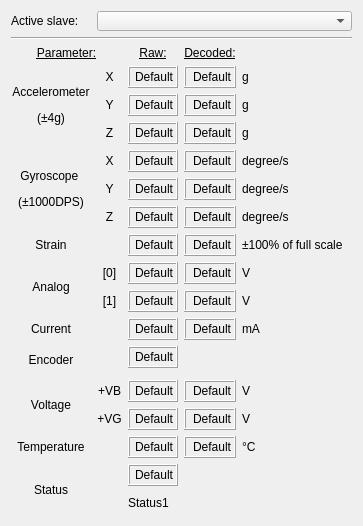
<?xml version="1.0" encoding="UTF-8"?>
<ui version="4.0">
 <class>W_Execute</class>
 <widget class="QWidget" name="W_Execute">
  <property name="geometry">
   <rect>
    <x>0</x>
    <y>0</y>
    <width>359</width>
    <height>523</height>
   </rect>
  </property>
  <property name="sizePolicy">
   <sizepolicy hsizetype="Expanding" vsizetype="Expanding">
    <horstretch>0</horstretch>
    <verstretch>0</verstretch>
   </sizepolicy>
  </property>
  <property name="minimumSize">
   <size>
    <width>0</width>
    <height>0</height>
   </size>
  </property>
  <property name="baseSize">
   <size>
    <width>0</width>
    <height>0</height>
   </size>
  </property>
  <property name="windowTitle">
   <string>Form</string>
  </property>
  <layout class="QVBoxLayout" name="verticalLayout">
   <item>
    <layout class="QGridLayout" name="gridLayout_2">
     <property name="sizeConstraint">
      <enum>QLayout::SetDefaultConstraint</enum>
     </property>
     <property name="leftMargin">
      <number>0</number>
     </property>
     <property name="horizontalSpacing">
      <number>6</number>
     </property>
     <item row="3" column="3">
      <widget class="QLabel" name="disp_accx_d">
       <property name="minimumSize">
        <size>
         <width>50</width>
         <height>22</height>
        </size>
       </property>
       <property name="maximumSize">
        <size>
         <width>200</width>
         <height>16777215</height>
        </size>
       </property>
       <property name="baseSize">
        <size>
         <width>50</width>
         <height>0</height>
        </size>
       </property>
       <property name="autoFillBackground">
        <bool>false</bool>
       </property>
       <property name="frameShape">
        <enum>QFrame::Box</enum>
       </property>
       <property name="frameShadow">
        <enum>QFrame::Raised</enum>
       </property>
       <property name="lineWidth">
        <number>1</number>
       </property>
       <property name="text">
        <string>Default</string>
       </property>
       <property name="alignment">
        <set>Qt::AlignRight|Qt::AlignTrailing|Qt::AlignVCenter</set>
       </property>
      </widget>
     </item>
     <item row="3" column="1">
      <widget class="QLabel" name="label_2">
       <property name="sizePolicy">
        <sizepolicy hsizetype="Fixed" vsizetype="Preferred">
         <horstretch>0</horstretch>
         <verstretch>0</verstretch>
        </sizepolicy>
       </property>
       <property name="minimumSize">
        <size>
         <width>25</width>
         <height>0</height>
        </size>
       </property>
       <property name="maximumSize">
        <size>
         <width>25</width>
         <height>16777215</height>
        </size>
       </property>
       <property name="text">
        <string>X</string>
       </property>
       <property name="alignment">
        <set>Qt::AlignCenter</set>
       </property>
      </widget>
     </item>
     <item row="2" column="2">
      <widget class="QLabel" name="label_21">
       <property name="sizePolicy">
        <sizepolicy hsizetype="Minimum" vsizetype="Preferred">
         <horstretch>0</horstretch>
         <verstretch>0</verstretch>
        </sizepolicy>
       </property>
       <property name="minimumSize">
        <size>
         <width>50</width>
         <height>0</height>
        </size>
       </property>
       <property name="text">
        <string>&lt;html&gt;&lt;head/&gt;&lt;body&gt;&lt;p&gt;&lt;span style=&quot; text-decoration: underline;&quot;&gt;Raw:&lt;/span&gt;&lt;/p&gt;&lt;/body&gt;&lt;/html&gt;</string>
       </property>
       <property name="alignment">
        <set>Qt::AlignCenter</set>
       </property>
      </widget>
     </item>
     <item row="2" column="3">
      <widget class="QLabel" name="label_28">
       <property name="text">
        <string>&lt;html&gt;&lt;head/&gt;&lt;body&gt;&lt;p&gt;&lt;span style=&quot; text-decoration: underline;&quot;&gt;Decoded:&lt;/span&gt;&lt;/p&gt;&lt;/body&gt;&lt;/html&gt;</string>
       </property>
       <property name="alignment">
        <set>Qt::AlignCenter</set>
       </property>
      </widget>
     </item>
     <item row="4" column="4">
      <widget class="QLabel" name="label_imu_a_y">
       <property name="text">
        <string>g</string>
       </property>
      </widget>
     </item>
     <item row="5" column="1">
      <widget class="QLabel" name="label_6">
       <property name="minimumSize">
        <size>
         <width>20</width>
         <height>0</height>
        </size>
       </property>
       <property name="text">
        <string>Z</string>
       </property>
       <property name="alignment">
        <set>Qt::AlignCenter</set>
       </property>
      </widget>
     </item>
     <item row="4" column="1">
      <widget class="QLabel" name="label_5">
       <property name="minimumSize">
        <size>
         <width>20</width>
         <height>0</height>
        </size>
       </property>
       <property name="text">
        <string>Y</string>
       </property>
       <property name="alignment">
        <set>Qt::AlignCenter</set>
       </property>
      </widget>
     </item>
     <item row="5" column="4">
      <widget class="QLabel" name="label_imu_a_z">
       <property name="text">
        <string>g</string>
       </property>
      </widget>
     </item>
     <item row="4" column="3">
      <widget class="QLabel" name="disp_accy_d">
       <property name="minimumSize">
        <size>
         <width>50</width>
         <height>22</height>
        </size>
       </property>
       <property name="maximumSize">
        <size>
         <width>200</width>
         <height>16777215</height>
        </size>
       </property>
       <property name="baseSize">
        <size>
         <width>50</width>
         <height>0</height>
        </size>
       </property>
       <property name="autoFillBackground">
        <bool>false</bool>
       </property>
       <property name="frameShape">
        <enum>QFrame::Box</enum>
       </property>
       <property name="frameShadow">
        <enum>QFrame::Raised</enum>
       </property>
       <property name="lineWidth">
        <number>1</number>
       </property>
       <property name="text">
        <string>Default</string>
       </property>
       <property name="alignment">
        <set>Qt::AlignRight|Qt::AlignTrailing|Qt::AlignVCenter</set>
       </property>
      </widget>
     </item>
     <item row="3" column="2">
      <widget class="QLabel" name="disp_accx">
       <property name="minimumSize">
        <size>
         <width>50</width>
         <height>22</height>
        </size>
       </property>
       <property name="maximumSize">
        <size>
         <width>200</width>
         <height>16777215</height>
        </size>
       </property>
       <property name="baseSize">
        <size>
         <width>50</width>
         <height>0</height>
        </size>
       </property>
       <property name="autoFillBackground">
        <bool>false</bool>
       </property>
       <property name="frameShape">
        <enum>QFrame::Box</enum>
       </property>
       <property name="frameShadow">
        <enum>QFrame::Raised</enum>
       </property>
       <property name="lineWidth">
        <number>1</number>
       </property>
       <property name="text">
        <string>Default</string>
       </property>
       <property name="alignment">
        <set>Qt::AlignRight|Qt::AlignTrailing|Qt::AlignVCenter</set>
       </property>
      </widget>
     </item>
     <item row="6" column="0" rowspan="3">
      <widget class="QLabel" name="label_10">
       <property name="minimumSize">
        <size>
         <width>80</width>
         <height>0</height>
        </size>
       </property>
       <property name="layoutDirection">
        <enum>Qt::LeftToRight</enum>
       </property>
       <property name="text">
        <string>&lt;html&gt;&lt;head/&gt;&lt;body&gt;&lt;p&gt;Gyroscope &lt;/p&gt;&lt;p&gt;(±1000DPS)&lt;/p&gt;&lt;/body&gt;&lt;/html&gt;</string>
       </property>
       <property name="alignment">
        <set>Qt::AlignCenter</set>
       </property>
      </widget>
     </item>
     <item row="6" column="1">
      <widget class="QLabel" name="label_8">
       <property name="minimumSize">
        <size>
         <width>20</width>
         <height>0</height>
        </size>
       </property>
       <property name="text">
        <string>X</string>
       </property>
       <property name="alignment">
        <set>Qt::AlignCenter</set>
       </property>
      </widget>
     </item>
     <item row="17" column="0">
      <widget class="QLabel" name="label_43">
       <property name="minimumSize">
        <size>
         <width>80</width>
         <height>0</height>
        </size>
       </property>
       <property name="layoutDirection">
        <enum>Qt::LeftToRight</enum>
       </property>
       <property name="text">
        <string>Temperature</string>
       </property>
       <property name="alignment">
        <set>Qt::AlignCenter</set>
       </property>
      </widget>
     </item>
     <item row="1" column="0" colspan="5">
      <widget class="Line" name="line">
       <property name="orientation">
        <enum>Qt::Horizontal</enum>
       </property>
      </widget>
     </item>
     <item row="16" column="1">
      <widget class="QLabel" name="label_40">
       <property name="minimumSize">
        <size>
         <width>20</width>
         <height>0</height>
        </size>
       </property>
       <property name="layoutDirection">
        <enum>Qt::LeftToRight</enum>
       </property>
       <property name="text">
        <string>+VG</string>
       </property>
       <property name="alignment">
        <set>Qt::AlignCenter</set>
       </property>
      </widget>
     </item>
     <item row="16" column="3">
      <widget class="QLabel" name="disp_vg_d">
       <property name="minimumSize">
        <size>
         <width>50</width>
         <height>22</height>
        </size>
       </property>
       <property name="maximumSize">
        <size>
         <width>200</width>
         <height>16777215</height>
        </size>
       </property>
       <property name="baseSize">
        <size>
         <width>50</width>
         <height>0</height>
        </size>
       </property>
       <property name="autoFillBackground">
        <bool>false</bool>
       </property>
       <property name="frameShape">
        <enum>QFrame::Box</enum>
       </property>
       <property name="frameShadow">
        <enum>QFrame::Raised</enum>
       </property>
       <property name="lineWidth">
        <number>1</number>
       </property>
       <property name="text">
        <string>Default</string>
       </property>
       <property name="alignment">
        <set>Qt::AlignRight|Qt::AlignTrailing|Qt::AlignVCenter</set>
       </property>
      </widget>
     </item>
     <item row="17" column="2">
      <widget class="QLabel" name="disp_temp">
       <property name="minimumSize">
        <size>
         <width>50</width>
         <height>22</height>
        </size>
       </property>
       <property name="maximumSize">
        <size>
         <width>200</width>
         <height>16777215</height>
        </size>
       </property>
       <property name="baseSize">
        <size>
         <width>50</width>
         <height>0</height>
        </size>
       </property>
       <property name="autoFillBackground">
        <bool>false</bool>
       </property>
       <property name="frameShape">
        <enum>QFrame::Box</enum>
       </property>
       <property name="frameShadow">
        <enum>QFrame::Raised</enum>
       </property>
       <property name="lineWidth">
        <number>1</number>
       </property>
       <property name="text">
        <string>Default</string>
       </property>
       <property name="alignment">
        <set>Qt::AlignRight|Qt::AlignTrailing|Qt::AlignVCenter</set>
       </property>
      </widget>
     </item>
     <item row="17" column="3">
      <widget class="QLabel" name="disp_temp_d">
       <property name="minimumSize">
        <size>
         <width>50</width>
         <height>22</height>
        </size>
       </property>
       <property name="maximumSize">
        <size>
         <width>200</width>
         <height>16777215</height>
        </size>
       </property>
       <property name="baseSize">
        <size>
         <width>50</width>
         <height>0</height>
        </size>
       </property>
       <property name="autoFillBackground">
        <bool>false</bool>
       </property>
       <property name="frameShape">
        <enum>QFrame::Box</enum>
       </property>
       <property name="frameShadow">
        <enum>QFrame::Raised</enum>
       </property>
       <property name="lineWidth">
        <number>1</number>
       </property>
       <property name="text">
        <string>Default</string>
       </property>
       <property name="alignment">
        <set>Qt::AlignRight|Qt::AlignTrailing|Qt::AlignVCenter</set>
       </property>
      </widget>
     </item>
     <item row="16" column="2">
      <widget class="QLabel" name="disp_vg">
       <property name="minimumSize">
        <size>
         <width>50</width>
         <height>22</height>
        </size>
       </property>
       <property name="maximumSize">
        <size>
         <width>200</width>
         <height>16777215</height>
        </size>
       </property>
       <property name="baseSize">
        <size>
         <width>50</width>
         <height>0</height>
        </size>
       </property>
       <property name="autoFillBackground">
        <bool>false</bool>
       </property>
       <property name="frameShape">
        <enum>QFrame::Box</enum>
       </property>
       <property name="frameShadow">
        <enum>QFrame::Raised</enum>
       </property>
       <property name="lineWidth">
        <number>1</number>
       </property>
       <property name="text">
        <string>Default</string>
       </property>
       <property name="alignment">
        <set>Qt::AlignRight|Qt::AlignTrailing|Qt::AlignVCenter</set>
       </property>
      </widget>
     </item>
     <item row="18" column="0" rowspan="2">
      <widget class="QLabel" name="label_15">
       <property name="minimumSize">
        <size>
         <width>80</width>
         <height>0</height>
        </size>
       </property>
       <property name="layoutDirection">
        <enum>Qt::LeftToRight</enum>
       </property>
       <property name="text">
        <string>Status</string>
       </property>
       <property name="alignment">
        <set>Qt::AlignCenter</set>
       </property>
      </widget>
     </item>
     <item row="18" column="2">
      <widget class="QLabel" name="disp_stat1">
       <property name="minimumSize">
        <size>
         <width>50</width>
         <height>22</height>
        </size>
       </property>
       <property name="maximumSize">
        <size>
         <width>200</width>
         <height>16777215</height>
        </size>
       </property>
       <property name="baseSize">
        <size>
         <width>50</width>
         <height>0</height>
        </size>
       </property>
       <property name="autoFillBackground">
        <bool>false</bool>
       </property>
       <property name="frameShape">
        <enum>QFrame::Box</enum>
       </property>
       <property name="frameShadow">
        <enum>QFrame::Raised</enum>
       </property>
       <property name="lineWidth">
        <number>1</number>
       </property>
       <property name="text">
        <string>Default</string>
       </property>
       <property name="alignment">
        <set>Qt::AlignRight|Qt::AlignTrailing|Qt::AlignVCenter</set>
       </property>
      </widget>
     </item>
     <item row="19" column="2" colspan="2">
      <widget class="QLabel" name="label_status1">
       <property name="minimumSize">
        <size>
         <width>0</width>
         <height>23</height>
        </size>
       </property>
       <property name="text">
        <string>&lt;html&gt;&lt;head/&gt;&lt;body&gt;&lt;p&gt;Status1&lt;/p&gt;&lt;/body&gt;&lt;/html&gt;</string>
       </property>
      </widget>
     </item>
     <item row="17" column="4">
      <widget class="QLabel" name="label_44">
       <property name="text">
        <string>°C</string>
       </property>
      </widget>
     </item>
     <item row="4" column="2">
      <widget class="QLabel" name="disp_accy">
       <property name="minimumSize">
        <size>
         <width>50</width>
         <height>22</height>
        </size>
       </property>
       <property name="maximumSize">
        <size>
         <width>200</width>
         <height>16777215</height>
        </size>
       </property>
       <property name="baseSize">
        <size>
         <width>50</width>
         <height>0</height>
        </size>
       </property>
       <property name="autoFillBackground">
        <bool>false</bool>
       </property>
       <property name="frameShape">
        <enum>QFrame::Box</enum>
       </property>
       <property name="frameShadow">
        <enum>QFrame::Raised</enum>
       </property>
       <property name="lineWidth">
        <number>1</number>
       </property>
       <property name="text">
        <string>Default</string>
       </property>
       <property name="alignment">
        <set>Qt::AlignRight|Qt::AlignTrailing|Qt::AlignVCenter</set>
       </property>
      </widget>
     </item>
     <item row="5" column="2">
      <widget class="QLabel" name="disp_accz">
       <property name="minimumSize">
        <size>
         <width>50</width>
         <height>22</height>
        </size>
       </property>
       <property name="maximumSize">
        <size>
         <width>200</width>
         <height>16777215</height>
        </size>
       </property>
       <property name="baseSize">
        <size>
         <width>50</width>
         <height>0</height>
        </size>
       </property>
       <property name="autoFillBackground">
        <bool>false</bool>
       </property>
       <property name="frameShape">
        <enum>QFrame::Box</enum>
       </property>
       <property name="frameShadow">
        <enum>QFrame::Raised</enum>
       </property>
       <property name="lineWidth">
        <number>1</number>
       </property>
       <property name="text">
        <string>Default</string>
       </property>
       <property name="alignment">
        <set>Qt::AlignRight|Qt::AlignTrailing|Qt::AlignVCenter</set>
       </property>
      </widget>
     </item>
     <item row="5" column="3">
      <widget class="QLabel" name="disp_accz_d">
       <property name="minimumSize">
        <size>
         <width>50</width>
         <height>22</height>
        </size>
       </property>
       <property name="maximumSize">
        <size>
         <width>200</width>
         <height>16777215</height>
        </size>
       </property>
       <property name="baseSize">
        <size>
         <width>50</width>
         <height>0</height>
        </size>
       </property>
       <property name="autoFillBackground">
        <bool>false</bool>
       </property>
       <property name="frameShape">
        <enum>QFrame::Box</enum>
       </property>
       <property name="frameShadow">
        <enum>QFrame::Raised</enum>
       </property>
       <property name="lineWidth">
        <number>1</number>
       </property>
       <property name="text">
        <string>Default</string>
       </property>
       <property name="alignment">
        <set>Qt::AlignRight|Qt::AlignTrailing|Qt::AlignVCenter</set>
       </property>
      </widget>
     </item>
     <item row="0" column="0">
      <widget class="QLabel" name="label_3">
       <property name="text">
        <string>Active slave:</string>
       </property>
      </widget>
     </item>
     <item row="3" column="4">
      <widget class="QLabel" name="label_imu_a_x">
       <property name="sizePolicy">
        <sizepolicy hsizetype="Fixed" vsizetype="Preferred">
         <horstretch>0</horstretch>
         <verstretch>0</verstretch>
        </sizepolicy>
       </property>
       <property name="minimumSize">
        <size>
         <width>110</width>
         <height>0</height>
        </size>
       </property>
       <property name="maximumSize">
        <size>
         <width>110</width>
         <height>16777215</height>
        </size>
       </property>
       <property name="text">
        <string>&lt;html&gt;&lt;head/&gt;&lt;body&gt;&lt;p&gt;g&lt;/p&gt;&lt;/body&gt;&lt;/html&gt;</string>
       </property>
      </widget>
     </item>
     <item row="6" column="2">
      <widget class="QLabel" name="disp_gyrox">
       <property name="minimumSize">
        <size>
         <width>50</width>
         <height>22</height>
        </size>
       </property>
       <property name="maximumSize">
        <size>
         <width>200</width>
         <height>16777215</height>
        </size>
       </property>
       <property name="baseSize">
        <size>
         <width>50</width>
         <height>0</height>
        </size>
       </property>
       <property name="autoFillBackground">
        <bool>false</bool>
       </property>
       <property name="frameShape">
        <enum>QFrame::Box</enum>
       </property>
       <property name="frameShadow">
        <enum>QFrame::Raised</enum>
       </property>
       <property name="lineWidth">
        <number>1</number>
       </property>
       <property name="text">
        <string>Default</string>
       </property>
       <property name="alignment">
        <set>Qt::AlignRight|Qt::AlignTrailing|Qt::AlignVCenter</set>
       </property>
      </widget>
     </item>
     <item row="10" column="4">
      <widget class="QLabel" name="label_37">
       <property name="text">
        <string>V</string>
       </property>
      </widget>
     </item>
     <item row="11" column="1">
      <widget class="QLabel" name="label_107">
       <property name="minimumSize">
        <size>
         <width>20</width>
         <height>0</height>
        </size>
       </property>
       <property name="layoutDirection">
        <enum>Qt::LeftToRight</enum>
       </property>
       <property name="text">
        <string>[1]</string>
       </property>
       <property name="alignment">
        <set>Qt::AlignCenter</set>
       </property>
      </widget>
     </item>
     <item row="3" column="0" rowspan="3">
      <widget class="QLabel" name="label">
       <property name="sizePolicy">
        <sizepolicy hsizetype="Fixed" vsizetype="Preferred">
         <horstretch>0</horstretch>
         <verstretch>0</verstretch>
        </sizepolicy>
       </property>
       <property name="minimumSize">
        <size>
         <width>80</width>
         <height>0</height>
        </size>
       </property>
       <property name="maximumSize">
        <size>
         <width>80</width>
         <height>16777215</height>
        </size>
       </property>
       <property name="layoutDirection">
        <enum>Qt::LeftToRight</enum>
       </property>
       <property name="text">
        <string>&lt;html&gt;&lt;head/&gt;&lt;body&gt;&lt;p&gt;Accelerometer&lt;/p&gt;&lt;p&gt;(±4g)&lt;/p&gt;&lt;/body&gt;&lt;/html&gt;</string>
       </property>
       <property name="alignment">
        <set>Qt::AlignCenter</set>
       </property>
      </widget>
     </item>
     <item row="12" column="3">
      <widget class="QLabel" name="disp_current_d">
       <property name="minimumSize">
        <size>
         <width>50</width>
         <height>22</height>
        </size>
       </property>
       <property name="maximumSize">
        <size>
         <width>200</width>
         <height>16777215</height>
        </size>
       </property>
       <property name="baseSize">
        <size>
         <width>50</width>
         <height>0</height>
        </size>
       </property>
       <property name="autoFillBackground">
        <bool>false</bool>
       </property>
       <property name="frameShape">
        <enum>QFrame::Box</enum>
       </property>
       <property name="frameShadow">
        <enum>QFrame::Raised</enum>
       </property>
       <property name="lineWidth">
        <number>1</number>
       </property>
       <property name="text">
        <string>Default</string>
       </property>
       <property name="alignment">
        <set>Qt::AlignRight|Qt::AlignTrailing|Qt::AlignVCenter</set>
       </property>
      </widget>
     </item>
     <item row="12" column="4">
      <widget class="QLabel" name="label_4">
       <property name="text">
        <string>mA</string>
       </property>
      </widget>
     </item>
     <item row="15" column="0" rowspan="2">
      <widget class="QLabel" name="label_38">
       <property name="minimumSize">
        <size>
         <width>80</width>
         <height>0</height>
        </size>
       </property>
       <property name="layoutDirection">
        <enum>Qt::LeftToRight</enum>
       </property>
       <property name="text">
        <string>Voltage</string>
       </property>
       <property name="alignment">
        <set>Qt::AlignCenter</set>
       </property>
      </widget>
     </item>
     <item row="8" column="3">
      <widget class="QLabel" name="disp_gyroz_d">
       <property name="minimumSize">
        <size>
         <width>50</width>
         <height>22</height>
        </size>
       </property>
       <property name="maximumSize">
        <size>
         <width>200</width>
         <height>16777215</height>
        </size>
       </property>
       <property name="baseSize">
        <size>
         <width>50</width>
         <height>0</height>
        </size>
       </property>
       <property name="autoFillBackground">
        <bool>false</bool>
       </property>
       <property name="frameShape">
        <enum>QFrame::Box</enum>
       </property>
       <property name="frameShadow">
        <enum>QFrame::Raised</enum>
       </property>
       <property name="lineWidth">
        <number>1</number>
       </property>
       <property name="text">
        <string>Default</string>
       </property>
       <property name="alignment">
        <set>Qt::AlignRight|Qt::AlignTrailing|Qt::AlignVCenter</set>
       </property>
      </widget>
     </item>
     <item row="9" column="3">
      <widget class="QLabel" name="disp_strain_d">
       <property name="minimumSize">
        <size>
         <width>50</width>
         <height>22</height>
        </size>
       </property>
       <property name="maximumSize">
        <size>
         <width>200</width>
         <height>16777215</height>
        </size>
       </property>
       <property name="baseSize">
        <size>
         <width>50</width>
         <height>0</height>
        </size>
       </property>
       <property name="autoFillBackground">
        <bool>false</bool>
       </property>
       <property name="frameShape">
        <enum>QFrame::Box</enum>
       </property>
       <property name="frameShadow">
        <enum>QFrame::Raised</enum>
       </property>
       <property name="lineWidth">
        <number>1</number>
       </property>
       <property name="text">
        <string>Default</string>
       </property>
       <property name="alignment">
        <set>Qt::AlignRight|Qt::AlignTrailing|Qt::AlignVCenter</set>
       </property>
      </widget>
     </item>
     <item row="10" column="2">
      <widget class="QLabel" name="disp_ana">
       <property name="minimumSize">
        <size>
         <width>50</width>
         <height>22</height>
        </size>
       </property>
       <property name="maximumSize">
        <size>
         <width>200</width>
         <height>16777215</height>
        </size>
       </property>
       <property name="baseSize">
        <size>
         <width>50</width>
         <height>0</height>
        </size>
       </property>
       <property name="autoFillBackground">
        <bool>false</bool>
       </property>
       <property name="frameShape">
        <enum>QFrame::Box</enum>
       </property>
       <property name="frameShadow">
        <enum>QFrame::Raised</enum>
       </property>
       <property name="lineWidth">
        <number>1</number>
       </property>
       <property name="text">
        <string>Default</string>
       </property>
       <property name="alignment">
        <set>Qt::AlignRight|Qt::AlignTrailing|Qt::AlignVCenter</set>
       </property>
      </widget>
     </item>
     <item row="8" column="2">
      <widget class="QLabel" name="disp_gyroz">
       <property name="minimumSize">
        <size>
         <width>50</width>
         <height>22</height>
        </size>
       </property>
       <property name="maximumSize">
        <size>
         <width>200</width>
         <height>16777215</height>
        </size>
       </property>
       <property name="baseSize">
        <size>
         <width>50</width>
         <height>0</height>
        </size>
       </property>
       <property name="autoFillBackground">
        <bool>false</bool>
       </property>
       <property name="frameShape">
        <enum>QFrame::Box</enum>
       </property>
       <property name="frameShadow">
        <enum>QFrame::Raised</enum>
       </property>
       <property name="lineWidth">
        <number>1</number>
       </property>
       <property name="text">
        <string>Default</string>
       </property>
       <property name="alignment">
        <set>Qt::AlignRight|Qt::AlignTrailing|Qt::AlignVCenter</set>
       </property>
      </widget>
     </item>
     <item row="15" column="1">
      <widget class="QLabel" name="label_39">
       <property name="minimumSize">
        <size>
         <width>20</width>
         <height>0</height>
        </size>
       </property>
       <property name="layoutDirection">
        <enum>Qt::LeftToRight</enum>
       </property>
       <property name="text">
        <string>+VB</string>
       </property>
       <property name="alignment">
        <set>Qt::AlignCenter</set>
       </property>
      </widget>
     </item>
     <item row="10" column="3">
      <widget class="QLabel" name="disp_ana_d">
       <property name="minimumSize">
        <size>
         <width>50</width>
         <height>22</height>
        </size>
       </property>
       <property name="maximumSize">
        <size>
         <width>200</width>
         <height>16777215</height>
        </size>
       </property>
       <property name="baseSize">
        <size>
         <width>50</width>
         <height>0</height>
        </size>
       </property>
       <property name="autoFillBackground">
        <bool>false</bool>
       </property>
       <property name="frameShape">
        <enum>QFrame::Box</enum>
       </property>
       <property name="frameShadow">
        <enum>QFrame::Raised</enum>
       </property>
       <property name="lineWidth">
        <number>1</number>
       </property>
       <property name="text">
        <string>Default</string>
       </property>
       <property name="alignment">
        <set>Qt::AlignRight|Qt::AlignTrailing|Qt::AlignVCenter</set>
       </property>
      </widget>
     </item>
     <item row="15" column="2">
      <widget class="QLabel" name="disp_vb">
       <property name="minimumSize">
        <size>
         <width>50</width>
         <height>22</height>
        </size>
       </property>
       <property name="maximumSize">
        <size>
         <width>200</width>
         <height>16777215</height>
        </size>
       </property>
       <property name="baseSize">
        <size>
         <width>50</width>
         <height>0</height>
        </size>
       </property>
       <property name="autoFillBackground">
        <bool>false</bool>
       </property>
       <property name="frameShape">
        <enum>QFrame::Box</enum>
       </property>
       <property name="frameShadow">
        <enum>QFrame::Raised</enum>
       </property>
       <property name="lineWidth">
        <number>1</number>
       </property>
       <property name="text">
        <string>Default</string>
       </property>
       <property name="alignment">
        <set>Qt::AlignRight|Qt::AlignTrailing|Qt::AlignVCenter</set>
       </property>
      </widget>
     </item>
     <item row="7" column="3">
      <widget class="QLabel" name="disp_gyroy_d">
       <property name="minimumSize">
        <size>
         <width>50</width>
         <height>22</height>
        </size>
       </property>
       <property name="maximumSize">
        <size>
         <width>200</width>
         <height>16777215</height>
        </size>
       </property>
       <property name="baseSize">
        <size>
         <width>50</width>
         <height>0</height>
        </size>
       </property>
       <property name="autoFillBackground">
        <bool>false</bool>
       </property>
       <property name="frameShape">
        <enum>QFrame::Box</enum>
       </property>
       <property name="frameShadow">
        <enum>QFrame::Raised</enum>
       </property>
       <property name="lineWidth">
        <number>1</number>
       </property>
       <property name="text">
        <string>Default</string>
       </property>
       <property name="alignment">
        <set>Qt::AlignRight|Qt::AlignTrailing|Qt::AlignVCenter</set>
       </property>
      </widget>
     </item>
     <item row="6" column="3">
      <widget class="QLabel" name="disp_gyrox_d">
       <property name="minimumSize">
        <size>
         <width>50</width>
         <height>22</height>
        </size>
       </property>
       <property name="maximumSize">
        <size>
         <width>200</width>
         <height>16777215</height>
        </size>
       </property>
       <property name="baseSize">
        <size>
         <width>50</width>
         <height>0</height>
        </size>
       </property>
       <property name="autoFillBackground">
        <bool>false</bool>
       </property>
       <property name="frameShape">
        <enum>QFrame::Box</enum>
       </property>
       <property name="frameShadow">
        <enum>QFrame::Raised</enum>
       </property>
       <property name="lineWidth">
        <number>1</number>
       </property>
       <property name="text">
        <string>Default</string>
       </property>
       <property name="alignment">
        <set>Qt::AlignRight|Qt::AlignTrailing|Qt::AlignVCenter</set>
       </property>
      </widget>
     </item>
     <item row="9" column="4">
      <widget class="QLabel" name="label_strain">
       <property name="text">
        <string>&lt;html&gt;&lt;head/&gt;&lt;body&gt;&lt;p&gt;±100% of full scale&lt;/p&gt;&lt;/body&gt;&lt;/html&gt;</string>
       </property>
      </widget>
     </item>
     <item row="11" column="3">
      <widget class="QLabel" name="disp_ana1_d">
       <property name="minimumSize">
        <size>
         <width>50</width>
         <height>22</height>
        </size>
       </property>
       <property name="maximumSize">
        <size>
         <width>200</width>
         <height>16777215</height>
        </size>
       </property>
       <property name="baseSize">
        <size>
         <width>50</width>
         <height>0</height>
        </size>
       </property>
       <property name="autoFillBackground">
        <bool>false</bool>
       </property>
       <property name="frameShape">
        <enum>QFrame::Box</enum>
       </property>
       <property name="frameShadow">
        <enum>QFrame::Raised</enum>
       </property>
       <property name="lineWidth">
        <number>1</number>
       </property>
       <property name="text">
        <string>Default</string>
       </property>
       <property name="alignment">
        <set>Qt::AlignRight|Qt::AlignTrailing|Qt::AlignVCenter</set>
       </property>
      </widget>
     </item>
     <item row="10" column="0" rowspan="2">
      <widget class="QLabel" name="label_12">
       <property name="minimumSize">
        <size>
         <width>80</width>
         <height>0</height>
        </size>
       </property>
       <property name="layoutDirection">
        <enum>Qt::LeftToRight</enum>
       </property>
       <property name="text">
        <string>Analog</string>
       </property>
       <property name="alignment">
        <set>Qt::AlignCenter</set>
       </property>
      </widget>
     </item>
     <item row="6" column="4">
      <widget class="QLabel" name="label_imu_g_x">
       <property name="text">
        <string>degree/s</string>
       </property>
      </widget>
     </item>
     <item row="7" column="4">
      <widget class="QLabel" name="label_imu_g_y">
       <property name="text">
        <string>degree/s</string>
       </property>
      </widget>
     </item>
     <item row="7" column="2">
      <widget class="QLabel" name="disp_gyroy">
       <property name="minimumSize">
        <size>
         <width>50</width>
         <height>22</height>
        </size>
       </property>
       <property name="maximumSize">
        <size>
         <width>200</width>
         <height>16777215</height>
        </size>
       </property>
       <property name="baseSize">
        <size>
         <width>50</width>
         <height>0</height>
        </size>
       </property>
       <property name="autoFillBackground">
        <bool>false</bool>
       </property>
       <property name="frameShape">
        <enum>QFrame::Box</enum>
       </property>
       <property name="frameShadow">
        <enum>QFrame::Raised</enum>
       </property>
       <property name="lineWidth">
        <number>1</number>
       </property>
       <property name="text">
        <string>Default</string>
       </property>
       <property name="alignment">
        <set>Qt::AlignRight|Qt::AlignTrailing|Qt::AlignVCenter</set>
       </property>
      </widget>
     </item>
     <item row="9" column="2">
      <widget class="QLabel" name="disp_strain">
       <property name="minimumSize">
        <size>
         <width>50</width>
         <height>22</height>
        </size>
       </property>
       <property name="maximumSize">
        <size>
         <width>200</width>
         <height>16777215</height>
        </size>
       </property>
       <property name="baseSize">
        <size>
         <width>50</width>
         <height>0</height>
        </size>
       </property>
       <property name="autoFillBackground">
        <bool>false</bool>
       </property>
       <property name="frameShape">
        <enum>QFrame::Box</enum>
       </property>
       <property name="frameShadow">
        <enum>QFrame::Raised</enum>
       </property>
       <property name="lineWidth">
        <number>1</number>
       </property>
       <property name="text">
        <string>Default</string>
       </property>
       <property name="alignment">
        <set>Qt::AlignRight|Qt::AlignTrailing|Qt::AlignVCenter</set>
       </property>
      </widget>
     </item>
     <item row="9" column="0">
      <widget class="QLabel" name="label_11">
       <property name="minimumSize">
        <size>
         <width>80</width>
         <height>0</height>
        </size>
       </property>
       <property name="layoutDirection">
        <enum>Qt::LeftToRight</enum>
       </property>
       <property name="text">
        <string>Strain</string>
       </property>
       <property name="alignment">
        <set>Qt::AlignCenter</set>
       </property>
      </widget>
     </item>
     <item row="12" column="2">
      <widget class="QLabel" name="disp_current">
       <property name="minimumSize">
        <size>
         <width>50</width>
         <height>22</height>
        </size>
       </property>
       <property name="maximumSize">
        <size>
         <width>200</width>
         <height>16777215</height>
        </size>
       </property>
       <property name="baseSize">
        <size>
         <width>50</width>
         <height>0</height>
        </size>
       </property>
       <property name="autoFillBackground">
        <bool>false</bool>
       </property>
       <property name="frameShape">
        <enum>QFrame::Box</enum>
       </property>
       <property name="frameShadow">
        <enum>QFrame::Raised</enum>
       </property>
       <property name="lineWidth">
        <number>1</number>
       </property>
       <property name="text">
        <string>Default</string>
       </property>
       <property name="alignment">
        <set>Qt::AlignRight|Qt::AlignTrailing|Qt::AlignVCenter</set>
       </property>
      </widget>
     </item>
     <item row="8" column="1">
      <widget class="QLabel" name="label_7">
       <property name="minimumSize">
        <size>
         <width>20</width>
         <height>0</height>
        </size>
       </property>
       <property name="text">
        <string>Z</string>
       </property>
       <property name="alignment">
        <set>Qt::AlignCenter</set>
       </property>
      </widget>
     </item>
     <item row="11" column="2">
      <widget class="QLabel" name="disp_ana1">
       <property name="minimumSize">
        <size>
         <width>50</width>
         <height>22</height>
        </size>
       </property>
       <property name="maximumSize">
        <size>
         <width>200</width>
         <height>16777215</height>
        </size>
       </property>
       <property name="baseSize">
        <size>
         <width>50</width>
         <height>0</height>
        </size>
       </property>
       <property name="autoFillBackground">
        <bool>false</bool>
       </property>
       <property name="frameShape">
        <enum>QFrame::Box</enum>
       </property>
       <property name="frameShadow">
        <enum>QFrame::Raised</enum>
       </property>
       <property name="lineWidth">
        <number>1</number>
       </property>
       <property name="text">
        <string>Default</string>
       </property>
       <property name="alignment">
        <set>Qt::AlignRight|Qt::AlignTrailing|Qt::AlignVCenter</set>
       </property>
      </widget>
     </item>
     <item row="13" column="2">
      <widget class="QLabel" name="disp_encDisplay">
       <property name="minimumSize">
        <size>
         <width>50</width>
         <height>22</height>
        </size>
       </property>
       <property name="maximumSize">
        <size>
         <width>200</width>
         <height>16777215</height>
        </size>
       </property>
       <property name="baseSize">
        <size>
         <width>50</width>
         <height>0</height>
        </size>
       </property>
       <property name="autoFillBackground">
        <bool>false</bool>
       </property>
       <property name="frameShape">
        <enum>QFrame::Box</enum>
       </property>
       <property name="frameShadow">
        <enum>QFrame::Raised</enum>
       </property>
       <property name="lineWidth">
        <number>1</number>
       </property>
       <property name="text">
        <string>Default</string>
       </property>
       <property name="alignment">
        <set>Qt::AlignRight|Qt::AlignTrailing|Qt::AlignVCenter</set>
       </property>
      </widget>
     </item>
     <item row="11" column="4">
      <widget class="QLabel" name="label_108">
       <property name="text">
        <string>V</string>
       </property>
      </widget>
     </item>
     <item row="7" column="1">
      <widget class="QLabel" name="label_9">
       <property name="minimumSize">
        <size>
         <width>20</width>
         <height>0</height>
        </size>
       </property>
       <property name="text">
        <string>Y</string>
       </property>
       <property name="alignment">
        <set>Qt::AlignCenter</set>
       </property>
      </widget>
     </item>
     <item row="12" column="0">
      <widget class="QLabel" name="label_13">
       <property name="minimumSize">
        <size>
         <width>80</width>
         <height>0</height>
        </size>
       </property>
       <property name="layoutDirection">
        <enum>Qt::LeftToRight</enum>
       </property>
       <property name="text">
        <string>Current</string>
       </property>
       <property name="alignment">
        <set>Qt::AlignCenter</set>
       </property>
      </widget>
     </item>
     <item row="16" column="4">
      <widget class="QLabel" name="label_42">
       <property name="text">
        <string>V</string>
       </property>
      </widget>
     </item>
     <item row="10" column="1">
      <widget class="QLabel" name="label_29">
       <property name="minimumSize">
        <size>
         <width>20</width>
         <height>0</height>
        </size>
       </property>
       <property name="layoutDirection">
        <enum>Qt::LeftToRight</enum>
       </property>
       <property name="text">
        <string>[0]</string>
       </property>
       <property name="alignment">
        <set>Qt::AlignCenter</set>
       </property>
      </widget>
     </item>
     <item row="15" column="3">
      <widget class="QLabel" name="disp_vb_d">
       <property name="minimumSize">
        <size>
         <width>50</width>
         <height>22</height>
        </size>
       </property>
       <property name="maximumSize">
        <size>
         <width>200</width>
         <height>16777215</height>
        </size>
       </property>
       <property name="baseSize">
        <size>
         <width>50</width>
         <height>0</height>
        </size>
       </property>
       <property name="autoFillBackground">
        <bool>false</bool>
       </property>
       <property name="frameShape">
        <enum>QFrame::Box</enum>
       </property>
       <property name="frameShadow">
        <enum>QFrame::Raised</enum>
       </property>
       <property name="lineWidth">
        <number>1</number>
       </property>
       <property name="text">
        <string>Default</string>
       </property>
       <property name="alignment">
        <set>Qt::AlignRight|Qt::AlignTrailing|Qt::AlignVCenter</set>
       </property>
      </widget>
     </item>
     <item row="8" column="4">
      <widget class="QLabel" name="label_imu_g_z">
       <property name="text">
        <string>degree/s</string>
       </property>
      </widget>
     </item>
     <item row="13" column="0" rowspan="2">
      <widget class="QLabel" name="label_14">
       <property name="minimumSize">
        <size>
         <width>80</width>
         <height>0</height>
        </size>
       </property>
       <property name="layoutDirection">
        <enum>Qt::LeftToRight</enum>
       </property>
       <property name="text">
        <string>Encoder</string>
       </property>
       <property name="alignment">
        <set>Qt::AlignCenter</set>
       </property>
      </widget>
     </item>
     <item row="2" column="0" colspan="2">
      <widget class="QLabel" name="label_16">
       <property name="text">
        <string>&lt;html&gt;&lt;head/&gt;&lt;body&gt;&lt;p align=&quot;center&quot;&gt;&lt;span style=&quot; text-decoration: underline;&quot;&gt;Parameter:&lt;/span&gt;&lt;/p&gt;&lt;/body&gt;&lt;/html&gt;</string>
       </property>
      </widget>
     </item>
     <item row="15" column="4">
      <widget class="QLabel" name="label_41">
       <property name="text">
        <string>V</string>
       </property>
      </widget>
     </item>
     <item row="0" column="1" colspan="4">
      <widget class="QComboBox" name="comboBox_slave">
       <property name="sizePolicy">
        <sizepolicy hsizetype="Expanding" vsizetype="Expanding">
         <horstretch>0</horstretch>
         <verstretch>0</verstretch>
        </sizepolicy>
       </property>
       <property name="minimumSize">
        <size>
         <width>150</width>
         <height>20</height>
        </size>
       </property>
      </widget>
     </item>
    </layout>
   </item>
  </layout>
 </widget>
 <resources/>
 <connections/>
</ui>
